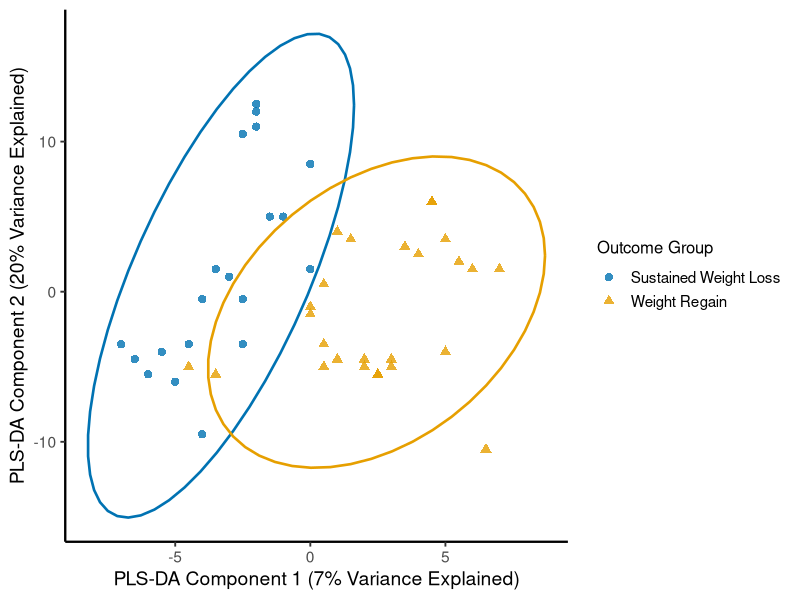

Write the R code that produced this figure.
library(ggplot2)
library(svglite)

df = read.csv("data.csv", stringsAsFactors = FALSE)
df$group = factor(df$group, levels = c("swl", "rgn"))

group_colors = c("swl" = "#0072B2", "rgn" = "#E69F00")
group_shapes = c("swl" = 16, "rgn" = 17)

p = ggplot(df, aes(x = xvar1, y = xvar2, color = group, shape = group)) +
  geom_point(size = 2.5, alpha = 0.8) +
  stat_ellipse(aes(color = group), level = 0.95, linewidth = 0.9, show.legend = FALSE) +
  scale_color_manual(
    values = group_colors,
    labels = c("swl" = "Sustained Weight Loss", "rgn" = "Weight Regain"),
    name = "Outcome Group"
  ) +
  scale_shape_manual(
    values = group_shapes,
    labels = c("swl" = "Sustained Weight Loss", "rgn" = "Weight Regain"),
    name = "Outcome Group"
  ) +
  labs(
    x = "PLS-DA Component 1 (7% Variance Explained)",
    y = "PLS-DA Component 2 (20% Variance Explained)"
  ) +
  theme_classic(base_size = 14) +
  theme(
    axis.line = element_line(linewidth = 0.8),
    legend.title = element_text(size = 12),
    legend.text = element_text(size = 11)
  )

ggsave("figs7b.svg", p, width = 5, height = 4)
